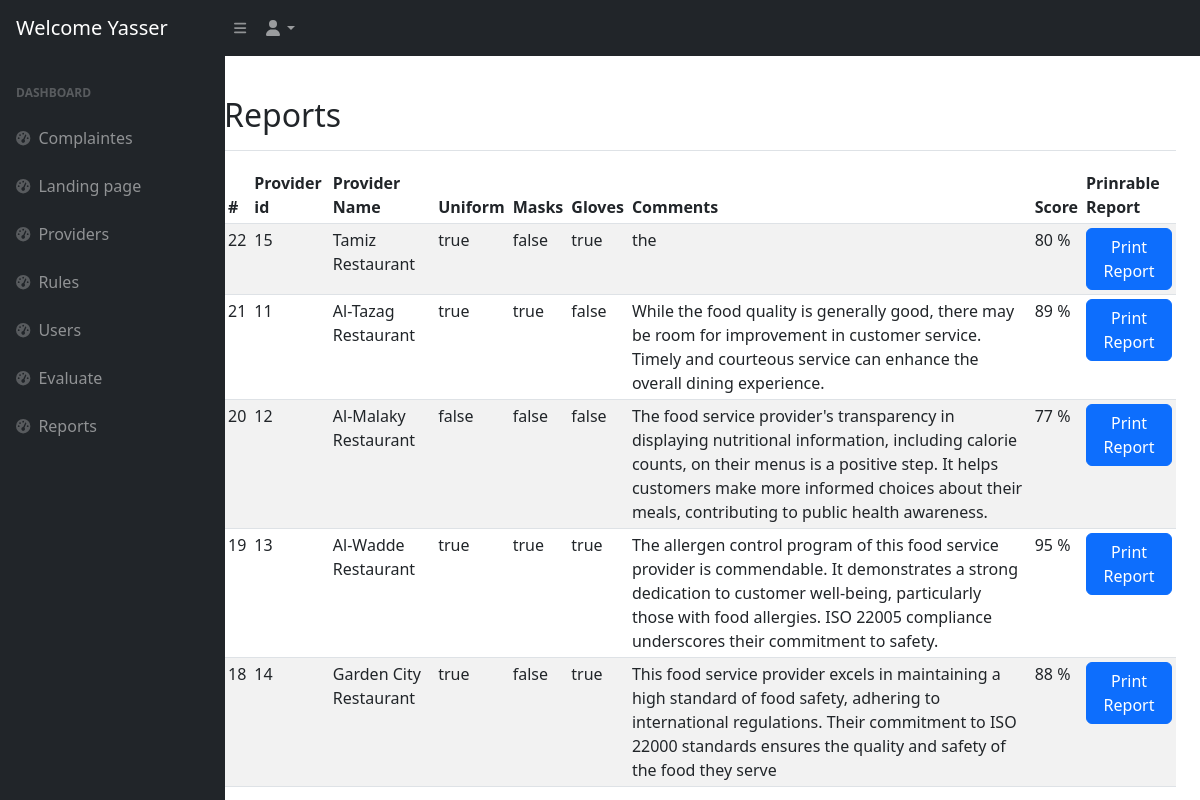
The app's page /admin/reports.php (signed in) with its own data.
### tables this page shows
CREATE TABLE `supervision` (
  `supervision_id` int(50) NOT NULL,
  `provider_id` int(50) NOT NULL,
  `provider_name` varchar(100) NOT NULL,
  `uniform` text NOT NULL,
  `masks` text NOT NULL,
  `gloves` text NOT NULL,
  `commints` text NOT NULL,
  `score` int(255) NOT NULL
);

### admin/reports.php (the view, shortened to what this page needs)
<?php
require_once('app_nav.php');
require_once('nav.php');
?>
<main class="col-md-9 ms-sm-auto col-lg-10 px-md-4" style="margin-top: 80px;">
<div class="d-flex justify-content-between flex-wrap flex-md-nowrap align-items-center pt-3 pb-2 mb-3 border-bottom">
        <h1 class="h2">Reports</h1>
    </div>
    <div class="table-responsive">
        <table class="table table-striped table-sm">
            <thead>
                <tr>
                    <th scope="col">#</th>
                    <th scope="col">Provider id</th>
                    <th scope="col">Provider Name</th>
                    <th scope="col">Uniform</th>
                    <th scope="col">Masks</th>
                    <th scope="col">Gloves</th>
                    <th scope="col">Comments</th>
                    <th scope="col">Score</th>
                    <th scope="col">Prinrable Report</th>
                </tr>
            </thead>
            <tbody>
                <?php
                require_once('../config.php');
                $sql = "select * from supervision order by supervision_id desc";
                $result = mysqli_query($conn, $sql);
                while ($row = mysqli_fetch_assoc($result)) {
                    $id = $row['supervision_id'];
                    $p_id = $row['provider_id'];
                    $name = $row['provider_name'];
                    $uniform = $row['uniform'];
                    $masks = $row['masks'];
                    $gloves = $row['gloves'];
                    $commints = $row['commints'];
                    $score = $row['score'];
                    echo "
                    <tr>
                      <td>$id</td>
                      <td>$p_id</td>
                      <td>$name</td>
                      <td>$uniform</td>
                      <td>$masks</td>
                      <td>$gloves</td>
                      <td>$commints</td>
                      <td>$score %</td>
                      <td><a href='./form_to_print.php?val=$p_id' class='btn btn-primary'>Print Report</a></td>
                    </tr>
                    ";
                }
                ?>
            </tbody>
        </table>
    </div>
</main>
<?php
require_once('footer.php');
?>

### records on screen
supervision: supervision_id "22", provider "15", provider_name "Tamiz Restaurant", uniform "true", masks "false", gloves "true", commints "the", score "80"
supervision: supervision_id "21", provider "11", provider_name "Al-Tazag Restaurant", uniform "true", masks "true", gloves "false", commints "While the food quality is generally good, there may be room for improvement in customer service. Timely and courteous service can enhance the overall dining experience.", score "89"
supervision: supervision_id "20", provider "12", provider_name "Al-Malaky Restaurant", uniform "false", masks "false", gloves "false", commints "The food service provider's transparency in displaying nutritional information, including calorie counts, on their menus is a positive step. It helps customers make more informed choices about their meals, contributing to public health awareness.", score "77"
supervision: supervision_id "19", provider "13", provider_name "Al-Wadde Restaurant", uniform "true", masks "true", gloves "true", commints "The allergen control program of this food service provider is commendable. It demonstrates a strong dedication to customer well-being, particularly those with food allergies. ISO 22005 compliance underscores their commitment to safety.", score "95"
supervision: supervision_id "18", provider "14", provider_name "Garden City Restaurant", uniform "true", masks "false", gloves "true", commints "This food service provider excels in maintaining a high standard of food safety, adhering to international regulations. Their commitment to ISO 22000 standards ensures the quality and safety of the food they serve", score "88"

### other values on screen
$name "Yasser"
